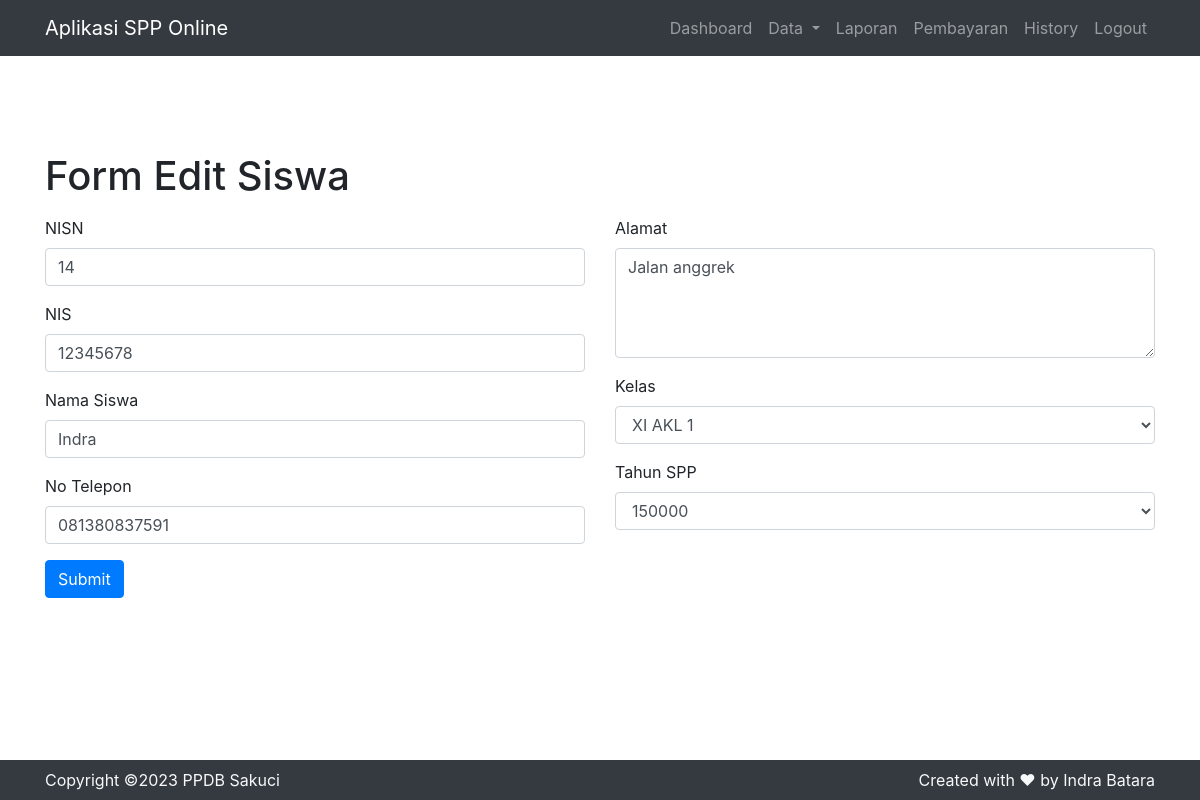
The page /admin.php?page=editsiswa&nisn=14 (signed in) on the database its author committed.
### tables this page shows
CREATE TABLE `siswa` (
  `nisn` char(20) NOT NULL DEFAULT '',
  `nis` char(20) NOT NULL DEFAULT '',
  `nama` varchar(35) NOT NULL,
  `id_kelas` int(10) unsigned NOT NULL,
  `alamat` text NOT NULL,
  `no_telp` varchar(13) NOT NULL,
  `id_spp` int(11) unsigned NOT NULL,
  PRIMARY KEY (`nisn`),
  KEY `siswa_spp` (`id_spp`),
  KEY `siswa_kelas` (`id_kelas`),
  CONSTRAINT `siswa_kelas` FOREIGN KEY (`id_kelas`) REFERENCES `kelas` (`id_kelas`) ON DELETE CASCADE ON UPDATE CASCADE,
  CONSTRAINT `siswa_spp` FOREIGN KEY (`id_spp`) REFERENCES `spp` (`id_spp`) ON DELETE CASCADE ON UPDATE CASCADE
);

CREATE TABLE `kelas` (
  `id_kelas` int(11) unsigned NOT NULL AUTO_INCREMENT,
  `nama_kelas` varchar(30) DEFAULT NULL,
  `kompetensi_keahlian` varchar(30) DEFAULT NULL,
  PRIMARY KEY (`id_kelas`),
  KEY `id_kelas` (`id_kelas`)
);

CREATE TABLE `spp` (
  `id_spp` int(11) unsigned NOT NULL AUTO_INCREMENT,
  `tahun` int(11) NOT NULL,
  `nominal` int(11) NOT NULL,
  PRIMARY KEY (`id_spp`)
);

### system/fungsi.php (called while the page is built, shortened)
<?php
class Fungsi{
    public function kon(){
        $kon = mysqli_connect('localhost', 'root', 'root', 'webku');
        return $kon;
    }
    public function config(){
        $config =
            [
                'home' => 'http://localhost:8888/ujikom/',
                'img' => 'http://localhost:8888/ujikom/img/',
                'nama_sekolah' => 'SMK Sangkuriang 1 Cimahi',
                'app_name' => 'Aplikasi SPP Online'
            ];
        return $config;
    }
    public function kelas(){
        $sql = "SELECT * FROM kelas";
        $query = mysqli_query($this->kon(), $sql);
        while($d = mysqli_fetch_assoc($query)){
            $select[] = $d;
        }
        return $select;
    }
    public function editSiswa($nisn){
        $sql = "SELECT * FROM siswa LEFT JOIN kelas ON siswa.id_kelas=kelas.id_kelas LEFT JOIN spp ON siswa.id_spp=spp.id_spp WHERE nisn='$nisn'";
        $query = mysqli_query($this->kon(), $sql);
        while($d = mysqli_fetch_assoc($query)){
            $hasil[] = $d;
        }
        return $hasil;
    }
}

### user/formeditsiswa.php (the view, shortened to what this page needs)
<div class="container pb-5">
    <h1 class="mb-3">Form Edit Siswa</h1>
    <form action="<?= $config['home'] ?>admin.php?page=updatesiswa" method="post">
    <div class="row">
    <?php
$data = $fungsi->editSiswa($_GET['nisn']);
foreach($data as $d){ ?>
        <div class="col-6">
        <div class="form-group">
        <label>NISN</label>
        <input type="text" name="nisn" class="form-control" value="<?= $d['nisn'];?>">
    </div>
    <div class="form-group">
        <label>NIS</label>
        <input type="text" name="nis" class="form-control" value="<?= $d['nis'];?>">
    </div>
    <div class="form-group">
        <label>Nama Siswa</label>
        <input type="text" name="nama" class="form-control" value="<?= $d['nama'];?>">
    </div>
    <div class="form-group">
        <label>No Telepon</label>
        <input type="text" name="no_telp" class="form-control" value="<?= $d['no_telp'];?>">
    </div>
        </div>
        <div class="col-6">
        <div class="form-group">
        <label>Alamat</label>
        <textarea name="alamat" class="form-control" rows="4"><?= $d['alamat'];?></textarea>
    </div>
    <div class="form-group">
        <label>Kelas</label>
        <select name="id_kelas" class="form-control">
            <option value="<?= $d['id_kelas'];?>"><?= $d['nama_kelas'];?></option>
            <?php
                foreach($fungsi->kelas() as $k){ ?>
                    <option value="<?= $k['id_kelas']; ?>"><?= $k['nama_kelas']; ?></option>
             <?php   }
            ?>
        </select>
    </div>
    <div class="form-group">
        <label>Tahun SPP</label>
        <select name="id_spp" class="form-control">
            <option value="<?= $d['id_spp']; ?>"><?= $d['nominal']; ?></option>
        </select>
    </div>
        </div>
    </div>
    <button type="submit" name="submit" class="btn btn-primary">Submit</button>
    </form>
</div>
<?php
}
?>

### rows shown on the page
siswa: nisn "14", nis "12345678", nama "Indra", no_telp "081380837591", alamat "Jalan anggrek", id_kelas "XI AKL 1", id_spp "150000"

### other values the page prints
$config['app_name'] "Aplikasi SPP Online"
